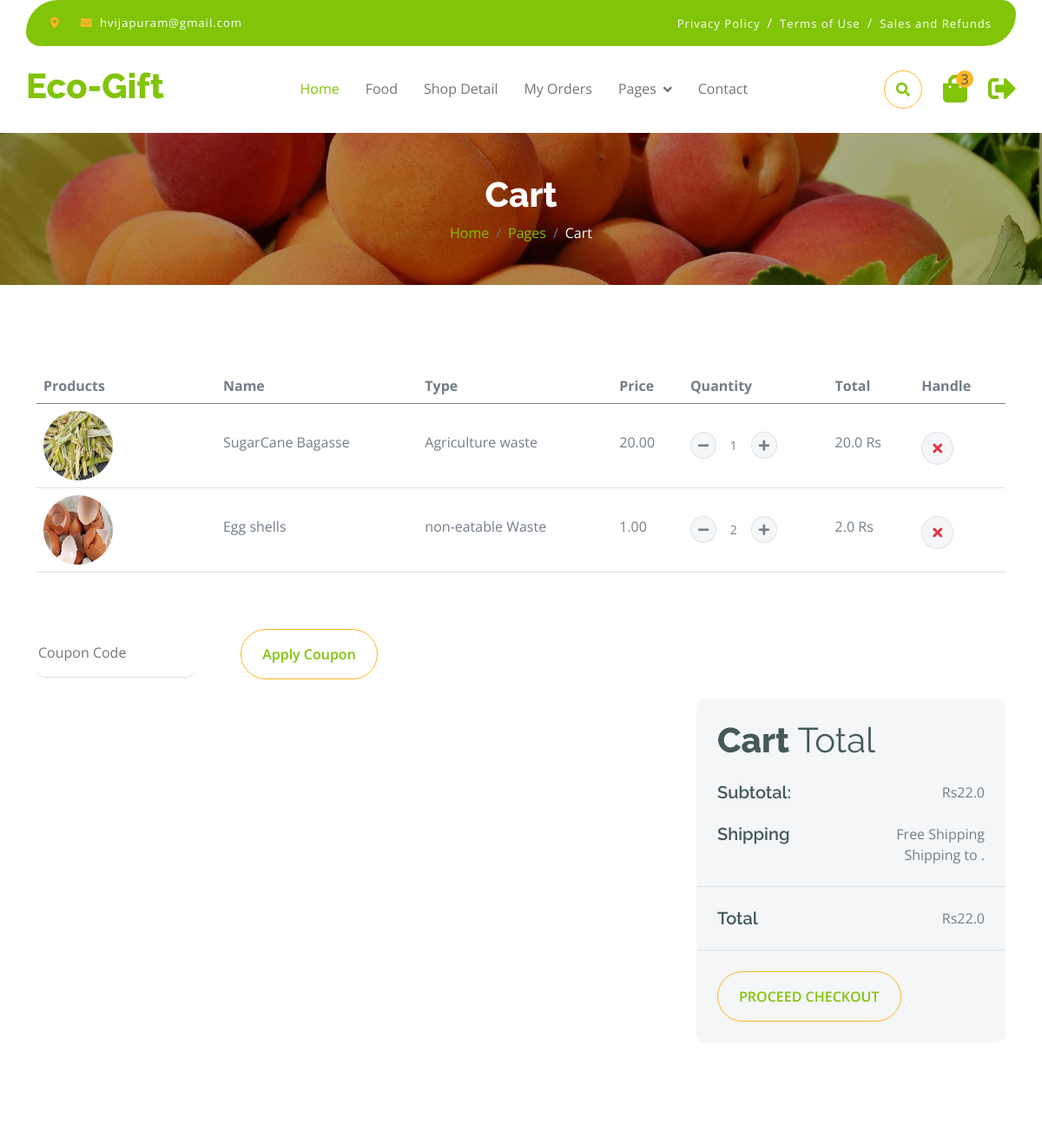
/products/cart (signed in, upper part), run on an earlier commit of the app's database.
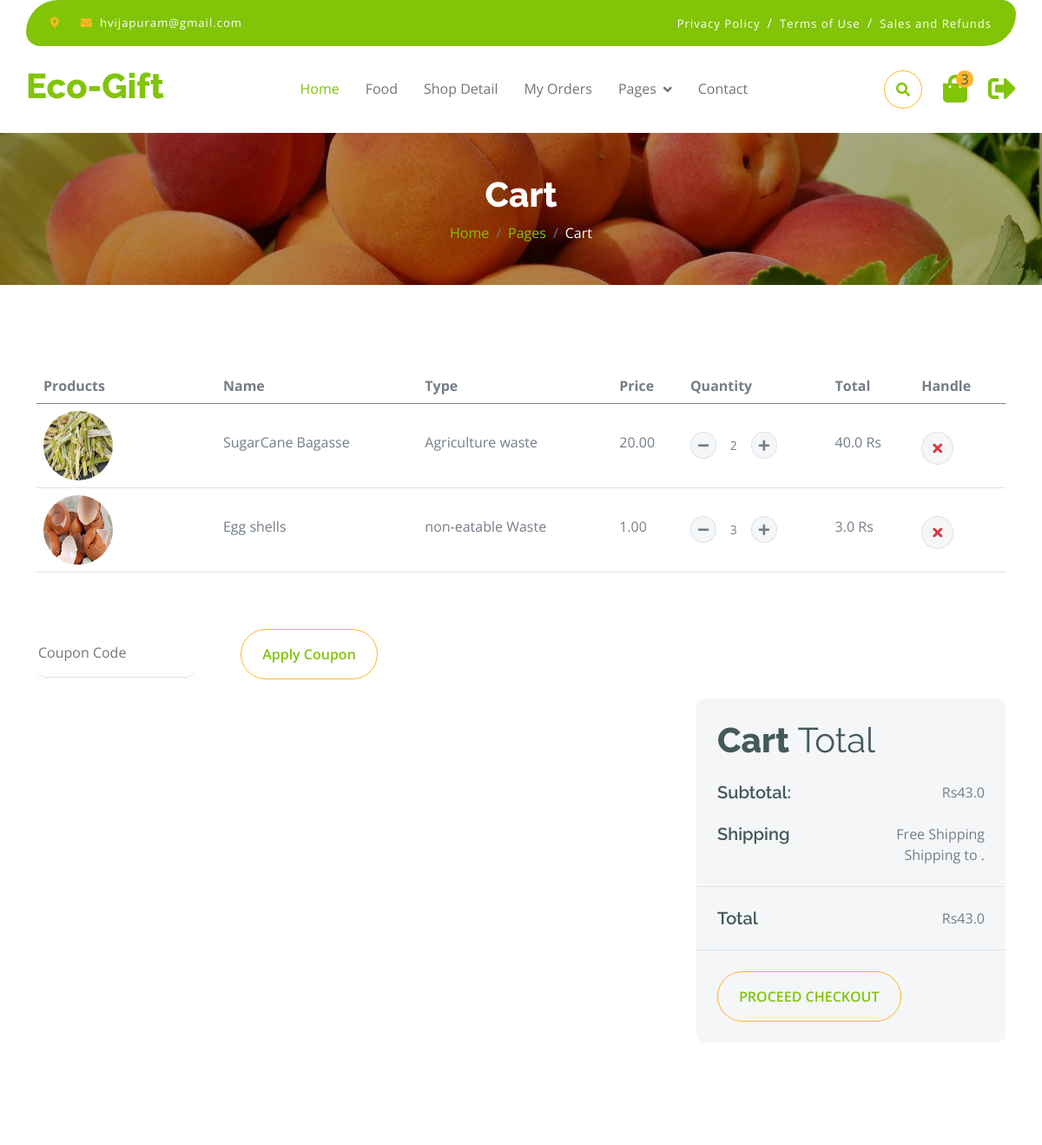
And on a later commit of the database.
### products/models.py (models this page shows)
class Customer(AbstractUser):
  Address = models.CharField(max_length=255, blank=True)
  Phone = models.CharField(max_length=20, blank=True)
  location = models.CharField(max_length=50)
  password_main = models.CharField(max_length=50)
  groups = models.ManyToManyField(
        Group,
        related_name='customer_set',  # unique related_name
        blank=True,
    )
  user_permissions = models.ManyToManyField(
        Permission,
        related_name='customer_permissions_set',  # unique related_name
        blank=True,
    )

class CartItem(models.Model):
    cart = models.ForeignKey(Cart, on_delete=models.CASCADE, related_name='items')
    product = models.ForeignKey(Product, on_delete=models.CASCADE)
    quantity = models.PositiveIntegerField(default=1)
    def __str__(self):
        return f"{self.product.Name} ({self.quantity})"

class Product(models.Model):
  Name = models.CharField(max_length=255)
  Description = models.TextField(blank=True)
  Price = models.CharField(max_length=10)
  Category = models.ForeignKey(Category, on_delete=models.CASCADE)
  Image = models.ImageField(upload_to='products/', blank=True)

class Category(models.Model):
  Name = models.CharField(max_length=255)
  def __str__(self):
    return self.Name

### products/views.py (the view)
# urls.py: path('cart', views.view_cart, name="cart"),
@login_required
def view_cart(request):
    try:
        cart = Cart.objects.get(customer=request.user)
        print(cart)
        if cart:
            cart_items = CartItem.objects.filter(cart=cart)
            print(cart_items)
            subtotal = sum(float(item.product.Price) * float(item.quantity) for item in cart_items)
        else:
            cart_items = []
            subtotal = 0
        context = {
            'cart': cart,
            'cart_items': cart_items,
            'subtotal': subtotal,
        }
        print(cart_items)
        return render(request, 'cart.html', context)
    except Cart.DoesNotExist:
        return render(request, 'cart.html', {'cart': None, 'cart_items': [], 'subtotal': 0})
    except Exception as e:
        print(f"An error occurred: {e}")
        return render(request, 'cart.html', {'cart': None, 'cart_items': [], 'subtotal': 0})

### products/context_processors.py (called while the page is built)
def user_email(request):
    if request.user.is_authenticated:
        return {'user_email': request.user.email}
    return {user_email: 'Please login into your account'}

### products/models.py (called while the page is built)
    def __str__(self):
        return f"Cart of {self.customer.username}"

### products/templatetags/custom_filters.py (called while the page is built)
@register.filter(name='mul')
def multiply(value, arg):
    try:
        return float(value) * float(arg)
    except (ValueError, TypeError):
        return ''

### templates/cart.html (shortened to what this page needs)
{% extends "base.html" %}
{% load static %}
{% load custom_filters %}
{% block content %}
        <div class="container-fluid page-header py-5">
            <h1 class="text-center text-white display-6">Cart</h1>
            <ol class="breadcrumb justify-content-center mb-0">
                <li class="breadcrumb-item"><a href="#">Home</a></li>
                <li class="breadcrumb-item"><a href="#">Pages</a></li>
                <li class="breadcrumb-item active text-white">Cart</li>
            </ol>
        </div>
<div class="container-fluid py-5">
    <div class="container py-5">
        <div class="table-responsive">
            <table class="table">
                <thead>
                    <tr>
                        <th scope="col">Products</th>
                        <th scope="col">Name</th>
                        <th scope="col">Type</th>
                        <th scope="col">Price</th>
                        <th scope="col">Quantity</th>
                        <th scope="col">Total</th>
                        <th scope="col">Handle</th>
                    </tr>
                </thead>
                <tbody>
                    {% for item in cart_items %}
                    <tr>
                        <td>
                            <div class="d-flex align-items-center">
                                <img src="{{ item.product.Image.url }}" class="img-fluid me-5 rounded-circle" style="width: 80px; height: 80px;" alt="">
                            </div>
                        </td>
                        <td>
                            <p class="mb-0 mt-4">{{ item.product.Name }}</p>
                        </td>
                        <td>
                            <p class="mb-0 mt-4">{{ item.product.Category }}</p>
                        </td>
                        <td>
                            <p class="mb-0 mt-4">{{ item.product.Price }}</p>
                        </td>
                        <td>
                            <div class="input-group quantity mt-4" style="width: 100px;">
                                <div class="input-group-btn">
                                    <button class="btn btn-sm btn-minus rounded-circle bg-light border">
                                        <i class="fa fa-minus"></i>
                                    </button>
                                </div>
                                <input type="text" class="form-control form-control-sm text-center border-0" value="{{ item.quantity }}">
                                <div class="input-group-btn">
                                    <button class="btn btn-sm btn-plus rounded-circle bg-light border">
                                        <i class="fa fa-plus"></i>
                                    </button>
                                </div>
                            </div>
                        </td>
                        <td>
                            <p class="mb-0 mt-4">{{ item.product.Price|mul:item.quantity }} Rs</p>
                        </td>
                        <td>
                            <button class="btn btn-md rounded-circle bg-light border mt-4">
                                <i class="fa fa-times text-danger"></i>
                            </button>
                        </td>
                    </tr>
                    {% endfor %}
                </tbody>
            </table>
        </div>
        <div class="mt-5">
            <input type="text" class="border-0 border-bottom rounded me-5 py-3 mb-4" placeholder="Coupon Code">
            <button class="btn border-secondary rounded-pill px-4 py-3 text-primary" type="button">Apply Coupon</button>
        </div>
        <div class="row g-4 justify-content-end">
            <div class="col-8"></div>
            <div class="col-sm-8 col-md-7 col-lg-6 col-xl-4">
                <div class="bg-light rounded">
                    <div class="p-4">
                        <h1 class="display-6 mb-4">Cart <span class="fw-normal">Total</span></h1>
                        <div class="d-flex justify-content-between mb-4">
                            <h5 class="mb-0 me-4">Subtotal:</h5>
                            <p class="mb-0">Rs{{ subtotal }}</p>
                        </div>
                        <div class="d-flex justify-content-between">
                            <h5 class="mb-0 me-4">Shipping</h5>
                            <div>
                                <p class="mb-0">Free Shipping</p>
                            </div>
                        </div>
                        <p class="mb-0 text-end">Shipping to {{ request.user.customer.location }}.</p>
                    </div>
                    <div class="py-4 mb-4 border-top border-bottom d-flex justify-content-between">
                        <h5 class="mb-0 ps-4 me-4">Total</h5>
                        <p class="mb-0 pe-4">Rs{{ subtotal }}</p>
                    </div>
                    <button class="btn border-secondary rounded-pill px-4 py-3 text-primary text-uppercase mb-4 ms-4" type="button"><a href="{% url 'checkout' %}">Proceed Checkout</a></button>
                </div>
            </div>
        </div>
    </div>
</div>
{% endblock content %}

### templates/base.html (shortened to what this page needs)
{% load static %}
{% load mathfilters %}
<!DOCTYPE html>
<html lang="en">
<head>
    <link rel="stylesheet" href="https://use.fontawesome.com/releases/v5.15.4/css/all.css" />
    <link href="https://cdn.jsdelivr.net/npm/bootstrap-icons@1.4.1/font/bootstrap-icons.css" rel="stylesheet">
    <link href="{% static 'lib/lightbox/css/lightbox.min.css' %}" rel="stylesheet">
    <link href="{% static 'lib/owlcarousel/assets/owl.carousel.min.css' %}" rel="stylesheet">
    <link href="{% static 'css/bootstrap.min.css' %}" rel="stylesheet">
    <link href="{% static 'css/style.css' %}" rel="stylesheet">
</head>
<body>
    <div class="container-fluid fixed-top">
        <div class="container topbar bg-primary d-none d-lg-block">
            <div class="d-flex justify-content-between">
                <div class="top-info ps-2">
                    <small class="me-3"><i class="fas fa-map-marker-alt me-2 text-secondary"></i> </small>
                    <small class="me-3"><i class="fas fa-envelope me-2 text-secondary"></i><a href="#"
                            class="text-white">{{ user_email }}</a></small>
                </div>
                <div class="top-link pe-2">
                    <a href="#" class="text-white"><small class="text-white mx-2">Privacy Policy</small>/</a>
                    <a href="#" class="text-white"><small class="text-white mx-2">Terms of Use</small>/</a>
                    <a href="#" class="text-white"><small class="text-white ms-2">Sales and Refunds</small></a>
                </div>
            </div>
        </div>
        <div class="container px-0">
            <nav class="navbar navbar-light bg-white navbar-expand-xl">
                <a href="{% url 'index' %}" class="navbar-brand">
                    <h1 class="text-primary display-6">Eco-Gift</h1>
                </a>
                <div class="collapse navbar-collapse bg-white" id="navbarCollapse">
                    <div class="navbar-nav mx-auto">
                        <a href="{% url 'index' %}" class="nav-item nav-link active">Home</a>
                        <a href="{% url 'shop' %}" class="nav-item nav-link">Food</a>
                        <a href="{% url 'shop-details' %}" class="nav-item nav-link">Shop Detail</a>
                        <a href="{% url 'My orders' %}" class="nav-item nav-link">My Orders</a>
                        <div class="nav-item dropdown">
                            <a href="#" class="nav-link dropdown-toggle" data-bs-toggle="dropdown">Pages</a>
                        </div>
                        <a href="{% url 'contactus' %}" class="nav-item nav-link">Contact</a>
                    </div>
                    <div class="d-flex m-3 me-0">
                        <button
                            class="btn-search btn border border-secondary btn-md-square rounded-circle bg-white me-4"
                            data-bs-toggle="modal" data-bs-target="#searchModal"><i
                                class="fas fa-search text-primary"></i></button>
                        <a href="{% url 'cart' %}" class="position-relative me-4 my-auto">
                                <i class="fa fa-shopping-bag fa-2x"></i>
                                <span
                                    class="position-absolute bg-secondary rounded-circle d-flex align-items-center justify-content-center text-dark px-1"
                                    style="top: -5px; left: 15px; height: 20px; min-width: 20px;">3</span>
                            </a>
                        {% if user.is_authenticated %}
                        <a href="{% url 'myaccount' %}" class="my-auto">
                            <i class="fas fa-sign-out-alt fa-2x"></i>
                        </a>
                        {% else %}
                        <a href="{% url 'loginCus' %}" class="my-auto">
                            <i class="fas fa-user fa-2x"></i>
                        </a>
                        {% endif %}
                    </div>
                </div>
            </nav>
        </div>
    </div>
    {% block content%}
    {% endblock content %}
</body>
</html>

### ecogift/static/css/style.css (style rules this page uses)
.btn { font-weight: 600; transition: .5s; }
.btn-md-square { width: 44px; height: 44px; }
.btn-square, .btn-sm-square, .btn-md-square, .btn-lg-square { padding: 0; display: flex; align-items: center; justify-content: center; font-weight: normal; }
.btn.border-secondary { transition: 0.5s; }
.fixed-top { transition: 0.5s; background: var(--bs-white); border: 0; }
.topbar { padding: 20px; border-radius: 230px 100px; }
.topbar .top-info { font-size: 15px; line-height: 0; letter-spacing: 1px; display: flex; align-items: center; }
.topbar .top-link { font-size: 15px; line-height: 0; letter-spacing: 1px; display: flex; align-items: center; }
.topbar .top-link a { letter-spacing: 1px; }
.navbar .navbar-nav .nav-link { padding: 10px 15px; font-size: 16px; transition: .5s; }
.navbar { height: 100px; border-bottom: 1px solid rgba(255, 255, 255, .1); }
.navbar .navbar-nav .nav-link:hover, .navbar .navbar-nav .nav-link.active, .fixed-top.bg-white .navbar .navbar-nav .nav-link:hover, .fixed-top.bg-white .navbar .navbar-nav .nav-link.active { color: var(--bs-primary); }
.navbar .dropdown-toggle::after { border: none; content: "\f107"; font-family: "Font Awesome 5 Free"; font-weight: 700; vertical-align: middle; margin-left: 8px; }
.page-header { position: relative; background: linear-gradient(rgba(0, 0, 0, 0.3), rgba(0, 0, 0, 0.3)), url(../img/cart-page-header-img.jpg); background-position: center center; background-repeat: no-repeat; background-size: cover; }
@media (min-width: 992px) { .hero-header, .page-header { margin-top: 152px !important; } }

What changed in the data, as far as the page shows it:
changed CartItem "SugarCane Bagasse": quantity "1" → "2"; product.Price|mul "20.0" → "40.0"
changed CartItem "Egg shells": quantity "2" → "3"; product.Price|mul "2.0" → "3.0"
Also different on the page:
{{ subtotal }}: "22.0" → "43.0"
